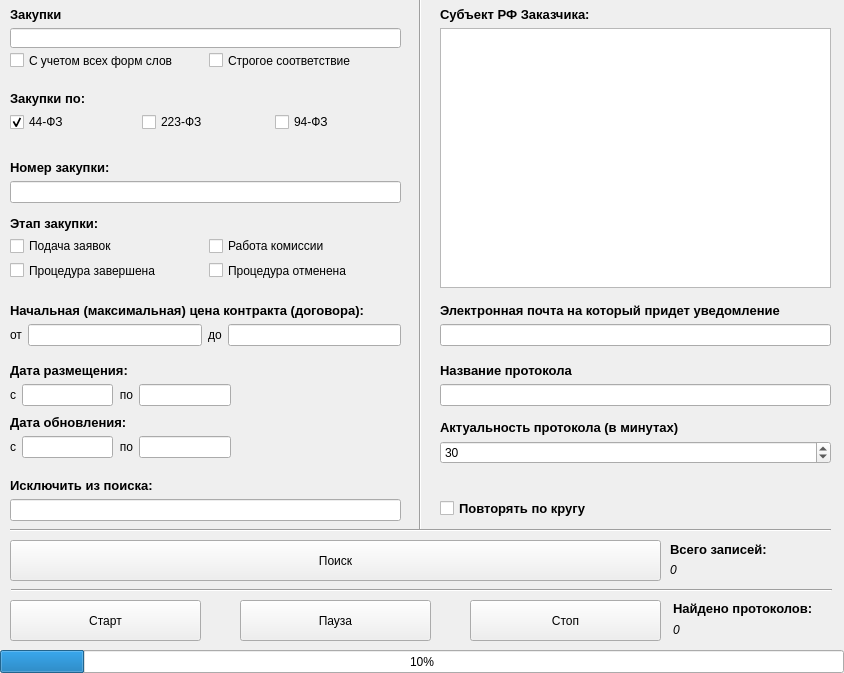
<?xml version="1.0" encoding="UTF-8"?>
<ui version="4.0">
 <class>MainWindow</class>
 <widget class="QMainWindow" name="MainWindow">
  <property name="geometry">
   <rect>
    <x>0</x>
    <y>0</y>
    <width>844</width>
    <height>673</height>
   </rect>
  </property>
  <property name="minimumSize">
   <size>
    <width>844</width>
    <height>550</height>
   </size>
  </property>
  <property name="maximumSize">
   <size>
    <width>844</width>
    <height>800</height>
   </size>
  </property>
  <property name="windowTitle">
   <string>MainWindow</string>
  </property>
  <property name="toolButtonStyle">
   <enum>Qt::ToolButtonTextOnly</enum>
  </property>
  <property name="documentMode">
   <bool>false</bool>
  </property>
  <property name="tabShape">
   <enum>QTabWidget::Rounded</enum>
  </property>
  <property name="dockOptions">
   <set>QMainWindow::AllowNestedDocks|QMainWindow::AllowTabbedDocks|QMainWindow::AnimatedDocks|QMainWindow::ForceTabbedDocks|QMainWindow::GroupedDragging|QMainWindow::VerticalTabs</set>
  </property>
  <property name="unifiedTitleAndToolBarOnMac">
   <bool>true</bool>
  </property>
  <widget class="QWidget" name="centralwidget">
   <widget class="QWidget" name="verticalLayoutWidget_6">
    <property name="geometry">
     <rect>
      <x>10</x>
      <y>412</y>
      <width>221</width>
      <height>46</height>
     </rect>
    </property>
    <layout class="QVBoxLayout" name="verticalLayout_6">
     <property name="spacing">
      <number>6</number>
     </property>
     <item>
      <widget class="QLabel" name="label_11">
       <property name="font">
        <font>
         <pointsize>10</pointsize>
         <weight>75</weight>
         <bold>true</bold>
        </font>
       </property>
       <property name="text">
        <string>Дата обновления:</string>
       </property>
       <property name="alignment">
        <set>Qt::AlignBottom|Qt::AlignLeading|Qt::AlignLeft</set>
       </property>
      </widget>
     </item>
     <item>
      <layout class="QGridLayout" name="gridLayout_4">
       <item row="0" column="1">
        <widget class="QLineEdit" name="lineEdit_7"/>
       </item>
       <item row="0" column="2">
        <widget class="QLabel" name="label_13">
         <property name="layoutDirection">
          <enum>Qt::LeftToRight</enum>
         </property>
         <property name="text">
          <string>по</string>
         </property>
         <property name="alignment">
          <set>Qt::AlignRight|Qt::AlignTrailing|Qt::AlignVCenter</set>
         </property>
        </widget>
       </item>
       <item row="0" column="0">
        <widget class="QLabel" name="label_12">
         <property name="text">
          <string>c</string>
         </property>
         <property name="alignment">
          <set>Qt::AlignRight|Qt::AlignTrailing|Qt::AlignVCenter</set>
         </property>
        </widget>
       </item>
       <item row="0" column="3">
        <widget class="QLineEdit" name="lineEdit_8"/>
       </item>
      </layout>
     </item>
    </layout>
   </widget>
   <widget class="Line" name="line_2">
    <property name="geometry">
     <rect>
      <x>10</x>
      <y>520</y>
      <width>821</width>
      <height>20</height>
     </rect>
    </property>
    <property name="orientation">
     <enum>Qt::Horizontal</enum>
    </property>
   </widget>
   <widget class="QWidget" name="verticalLayoutWidget_5">
    <property name="geometry">
     <rect>
      <x>10</x>
      <y>360</y>
      <width>221</width>
      <height>46</height>
     </rect>
    </property>
    <layout class="QVBoxLayout" name="verticalLayout_5">
     <property name="spacing">
      <number>6</number>
     </property>
     <item>
      <widget class="QLabel" name="label_8">
       <property name="font">
        <font>
         <pointsize>10</pointsize>
         <weight>75</weight>
         <bold>true</bold>
        </font>
       </property>
       <property name="text">
        <string>Дата размещения:</string>
       </property>
       <property name="alignment">
        <set>Qt::AlignBottom|Qt::AlignLeading|Qt::AlignLeft</set>
       </property>
      </widget>
     </item>
     <item>
      <layout class="QGridLayout" name="gridLayout_3">
       <item row="0" column="2">
        <widget class="QLabel" name="label_10">
         <property name="text">
          <string>по</string>
         </property>
         <property name="alignment">
          <set>Qt::AlignRight|Qt::AlignTrailing|Qt::AlignVCenter</set>
         </property>
        </widget>
       </item>
       <item row="0" column="0">
        <widget class="QLabel" name="label_9">
         <property name="text">
          <string>c</string>
         </property>
         <property name="alignment">
          <set>Qt::AlignRight|Qt::AlignTrailing|Qt::AlignVCenter</set>
         </property>
        </widget>
       </item>
       <item row="0" column="3">
        <widget class="QLineEdit" name="lineEdit_6"/>
       </item>
       <item row="0" column="1">
        <widget class="QLineEdit" name="lineEdit_5"/>
       </item>
      </layout>
     </item>
    </layout>
   </widget>
   <widget class="QWidget" name="verticalLayoutWidget_7">
    <property name="geometry">
     <rect>
      <x>440</x>
      <y>7</y>
      <width>391</width>
      <height>281</height>
     </rect>
    </property>
    <layout class="QVBoxLayout" name="verticalLayout_8">
     <item>
      <widget class="QLabel" name="label_15">
       <property name="font">
        <font>
         <pointsize>10</pointsize>
         <weight>75</weight>
         <bold>true</bold>
        </font>
       </property>
       <property name="text">
        <string>Субъект РФ Заказчика:</string>
       </property>
       <property name="alignment">
        <set>Qt::AlignBottom|Qt::AlignLeading|Qt::AlignLeft</set>
       </property>
      </widget>
     </item>
     <item>
      <widget class="QListWidget" name="listWidget">
       <property name="selectionMode">
        <enum>QAbstractItemView::MultiSelection</enum>
       </property>
       <property name="selectionBehavior">
        <enum>QAbstractItemView::SelectItems</enum>
       </property>
       <property name="layoutMode">
        <enum>QListView::Batched</enum>
       </property>
       <property name="selectionRectVisible">
        <bool>true</bool>
       </property>
       <property name="currentRow">
        <number>-1</number>
       </property>
      </widget>
     </item>
    </layout>
   </widget>
   <widget class="Line" name="line_1">
    <property name="geometry">
     <rect>
      <x>410</x>
      <y>-1</y>
      <width>21</width>
      <height>531</height>
     </rect>
    </property>
    <property name="orientation">
     <enum>Qt::Vertical</enum>
    </property>
   </widget>
   <widget class="QWidget" name="verticalLayoutWidget_3">
    <property name="geometry">
     <rect>
      <x>10</x>
      <y>153</y>
      <width>391</width>
      <height>50</height>
     </rect>
    </property>
    <layout class="QVBoxLayout" name="verticalLayout_3">
     <item>
      <widget class="QLabel" name="label_3">
       <property name="font">
        <font>
         <pointsize>10</pointsize>
         <weight>75</weight>
         <bold>true</bold>
        </font>
       </property>
       <property name="text">
        <string>Номер закупки:</string>
       </property>
       <property name="alignment">
        <set>Qt::AlignBottom|Qt::AlignLeading|Qt::AlignLeft</set>
       </property>
      </widget>
     </item>
     <item>
      <widget class="QLineEdit" name="lineEdit_2"/>
     </item>
    </layout>
   </widget>
   <widget class="QWidget" name="verticalLayoutWidget_4">
    <property name="geometry">
     <rect>
      <x>10</x>
      <y>470</y>
      <width>391</width>
      <height>51</height>
     </rect>
    </property>
    <layout class="QVBoxLayout" name="verticalLayout_7">
     <item>
      <widget class="QLabel" name="label_14">
       <property name="font">
        <font>
         <pointsize>10</pointsize>
         <weight>75</weight>
         <bold>true</bold>
        </font>
       </property>
       <property name="text">
        <string>Исключить из поиска:</string>
       </property>
       <property name="alignment">
        <set>Qt::AlignBottom|Qt::AlignLeading|Qt::AlignLeft</set>
       </property>
      </widget>
     </item>
     <item>
      <widget class="QLineEdit" name="lineEdit_9"/>
     </item>
    </layout>
   </widget>
   <widget class="QWidget" name="horizontalLayoutWidget">
    <property name="geometry">
     <rect>
      <x>10</x>
      <y>51</y>
      <width>391</width>
      <height>19</height>
     </rect>
    </property>
    <layout class="QHBoxLayout" name="horizontalLayout">
     <item>
      <widget class="QCheckBox" name="checkBox_1">
       <property name="text">
        <string>С учетом всех форм слов</string>
       </property>
      </widget>
     </item>
     <item>
      <widget class="QCheckBox" name="checkBox_2">
       <property name="text">
        <string>Строгое соответствие</string>
       </property>
      </widget>
     </item>
    </layout>
   </widget>
   <widget class="QWidget" name="gridLayoutWidget">
    <property name="geometry">
     <rect>
      <x>10</x>
      <y>216</y>
      <width>391</width>
      <height>64</height>
     </rect>
    </property>
    <layout class="QGridLayout" name="gridLayout">
     <item row="1" column="1">
      <widget class="QCheckBox" name="checkBox_7">
       <property name="text">
        <string>Работа комиссии</string>
       </property>
      </widget>
     </item>
     <item row="0" column="0">
      <widget class="QLabel" name="label_4">
       <property name="font">
        <font>
         <pointsize>10</pointsize>
         <weight>75</weight>
         <bold>true</bold>
        </font>
       </property>
       <property name="text">
        <string>Этап закупки:</string>
       </property>
       <property name="alignment">
        <set>Qt::AlignBottom|Qt::AlignLeading|Qt::AlignLeft</set>
       </property>
      </widget>
     </item>
     <item row="2" column="0">
      <widget class="QCheckBox" name="checkBox_8">
       <property name="text">
        <string>Процедура завершена</string>
       </property>
      </widget>
     </item>
     <item row="2" column="1">
      <widget class="QCheckBox" name="checkBox_9">
       <property name="text">
        <string>Процедура отменена</string>
       </property>
      </widget>
     </item>
     <item row="1" column="0">
      <widget class="QCheckBox" name="checkBox_6">
       <property name="text">
        <string>Подача заявок</string>
       </property>
      </widget>
     </item>
    </layout>
   </widget>
   <widget class="QWidget" name="verticalLayoutWidget">
    <property name="geometry">
     <rect>
      <x>10</x>
      <y>295</y>
      <width>391</width>
      <height>51</height>
     </rect>
    </property>
    <layout class="QVBoxLayout" name="verticalLayout_4">
     <item>
      <widget class="QLabel" name="label_5">
       <property name="font">
        <font>
         <pointsize>10</pointsize>
         <weight>75</weight>
         <bold>true</bold>
        </font>
       </property>
       <property name="text">
        <string>Начальная (максимальная) цена контракта (договора):</string>
       </property>
       <property name="alignment">
        <set>Qt::AlignBottom|Qt::AlignLeading|Qt::AlignLeft</set>
       </property>
      </widget>
     </item>
     <item>
      <layout class="QHBoxLayout" name="horizontalLayout_3">
       <item>
        <widget class="QLabel" name="label_6">
         <property name="text">
          <string>от</string>
         </property>
        </widget>
       </item>
       <item>
        <widget class="QLineEdit" name="lineEdit_3"/>
       </item>
       <item>
        <widget class="QLabel" name="label_7">
         <property name="text">
          <string>до</string>
         </property>
        </widget>
       </item>
       <item>
        <widget class="QLineEdit" name="lineEdit_4"/>
       </item>
      </layout>
     </item>
    </layout>
   </widget>
   <widget class="QWidget" name="verticalLayoutWidget_2">
    <property name="geometry">
     <rect>
      <x>10</x>
      <y>80</y>
      <width>391</width>
      <height>52</height>
     </rect>
    </property>
    <layout class="QVBoxLayout" name="verticalLayout_2">
     <item>
      <widget class="QLabel" name="label_2">
       <property name="font">
        <font>
         <pointsize>10</pointsize>
         <weight>75</weight>
         <bold>true</bold>
        </font>
       </property>
       <property name="text">
        <string>Закупки по:</string>
       </property>
       <property name="alignment">
        <set>Qt::AlignBottom|Qt::AlignLeading|Qt::AlignLeft</set>
       </property>
      </widget>
     </item>
     <item>
      <layout class="QHBoxLayout" name="horizontalLayout_2">
       <item>
        <widget class="QCheckBox" name="checkBox_3">
         <property name="text">
          <string>44-ФЗ</string>
         </property>
         <property name="checked">
          <bool>true</bool>
         </property>
        </widget>
       </item>
       <item>
        <widget class="QCheckBox" name="checkBox_4">
         <property name="text">
          <string>223-ФЗ</string>
         </property>
        </widget>
       </item>
       <item>
        <widget class="QCheckBox" name="checkBox_5">
         <property name="text">
          <string>94-ФЗ</string>
         </property>
        </widget>
       </item>
      </layout>
     </item>
    </layout>
   </widget>
   <widget class="QWidget" name="verticalLayoutWidget_8">
    <property name="geometry">
     <rect>
      <x>10</x>
      <y>7</y>
      <width>391</width>
      <height>41</height>
     </rect>
    </property>
    <layout class="QVBoxLayout" name="verticalLayout_1">
     <item>
      <widget class="QLabel" name="label_1">
       <property name="font">
        <font>
         <pointsize>10</pointsize>
         <weight>75</weight>
         <bold>true</bold>
        </font>
       </property>
       <property name="text">
        <string>Закупки</string>
       </property>
       <property name="alignment">
        <set>Qt::AlignLeading|Qt::AlignLeft|Qt::AlignTop</set>
       </property>
      </widget>
     </item>
     <item>
      <widget class="QLineEdit" name="lineEdit_1">
       <property name="mouseTracking">
        <bool>false</bool>
       </property>
       <property name="tabletTracking">
        <bool>false</bool>
       </property>
      </widget>
     </item>
    </layout>
   </widget>
   <widget class="QPushButton" name="pushButton_1">
    <property name="geometry">
     <rect>
      <x>10</x>
      <y>540</y>
      <width>651</width>
      <height>41</height>
     </rect>
    </property>
    <property name="text">
     <string>Поиск</string>
    </property>
    <property name="checkable">
     <bool>false</bool>
    </property>
    <property name="autoDefault">
     <bool>false</bool>
    </property>
    <property name="default">
     <bool>false</bool>
    </property>
    <property name="flat">
     <bool>false</bool>
    </property>
   </widget>
   <widget class="QProgressBar" name="progressBar">
    <property name="geometry">
     <rect>
      <x>0</x>
      <y>650</y>
      <width>844</width>
      <height>23</height>
     </rect>
    </property>
    <property name="maximum">
     <number>1000</number>
    </property>
    <property name="value">
     <number>100</number>
    </property>
    <property name="alignment">
     <set>Qt::AlignCenter</set>
    </property>
    <property name="textVisible">
     <bool>true</bool>
    </property>
    <property name="textDirection">
     <enum>QProgressBar::TopToBottom</enum>
    </property>
   </widget>
   <widget class="QWidget" name="verticalLayoutWidget_9">
    <property name="geometry">
     <rect>
      <x>440</x>
      <y>295</y>
      <width>391</width>
      <height>51</height>
     </rect>
    </property>
    <layout class="QVBoxLayout" name="verticalLayout_9">
     <property name="spacing">
      <number>6</number>
     </property>
     <item>
      <widget class="QLabel" name="label_16">
       <property name="font">
        <font>
         <pointsize>10</pointsize>
         <weight>75</weight>
         <bold>true</bold>
        </font>
       </property>
       <property name="text">
        <string>Электронная почта на который придет уведомление</string>
       </property>
       <property name="alignment">
        <set>Qt::AlignBottom|Qt::AlignLeading|Qt::AlignLeft</set>
       </property>
      </widget>
     </item>
     <item>
      <widget class="QLineEdit" name="lineEdit_10"/>
     </item>
    </layout>
   </widget>
   <widget class="QWidget" name="verticalLayoutWidget_13">
    <property name="geometry">
     <rect>
      <x>440</x>
      <y>360</y>
      <width>391</width>
      <height>46</height>
     </rect>
    </property>
    <layout class="QVBoxLayout" name="verticalLayout_10">
     <property name="spacing">
      <number>6</number>
     </property>
     <item>
      <widget class="QLabel" name="label_17">
       <property name="font">
        <font>
         <pointsize>10</pointsize>
         <weight>75</weight>
         <bold>true</bold>
        </font>
       </property>
       <property name="text">
        <string>Название протокола</string>
       </property>
       <property name="alignment">
        <set>Qt::AlignBottom|Qt::AlignLeading|Qt::AlignLeft</set>
       </property>
      </widget>
     </item>
     <item>
      <widget class="QLineEdit" name="lineEdit_11">
       <property name="text">
        <string/>
       </property>
      </widget>
     </item>
    </layout>
   </widget>
   <widget class="QPushButton" name="pushButton_2">
    <property name="geometry">
     <rect>
      <x>10</x>
      <y>600</y>
      <width>191</width>
      <height>41</height>
     </rect>
    </property>
    <property name="text">
     <string>Старт</string>
    </property>
   </widget>
   <widget class="QPushButton" name="pushButton_3">
    <property name="geometry">
     <rect>
      <x>240</x>
      <y>600</y>
      <width>191</width>
      <height>41</height>
     </rect>
    </property>
    <property name="text">
     <string>Пауза</string>
    </property>
   </widget>
   <widget class="QPushButton" name="pushButton_4">
    <property name="geometry">
     <rect>
      <x>470</x>
      <y>600</y>
      <width>191</width>
      <height>41</height>
     </rect>
    </property>
    <property name="text">
     <string>Стоп</string>
    </property>
   </widget>
   <widget class="QWidget" name="verticalLayoutWidget_14">
    <property name="geometry">
     <rect>
      <x>440</x>
      <y>418</y>
      <width>391</width>
      <height>46</height>
     </rect>
    </property>
    <layout class="QVBoxLayout" name="verticalLayout_11">
     <property name="spacing">
      <number>6</number>
     </property>
     <item>
      <widget class="QLabel" name="label_18">
       <property name="font">
        <font>
         <pointsize>10</pointsize>
         <weight>75</weight>
         <bold>true</bold>
        </font>
       </property>
       <property name="text">
        <string>Актуальность протокола (в минутах)</string>
       </property>
       <property name="alignment">
        <set>Qt::AlignBottom|Qt::AlignLeading|Qt::AlignLeft</set>
       </property>
      </widget>
     </item>
     <item>
      <widget class="QSpinBox" name="spinBox">
       <property name="maximum">
        <number>100000</number>
       </property>
       <property name="value">
        <number>30</number>
       </property>
      </widget>
     </item>
    </layout>
   </widget>
   <widget class="QCheckBox" name="checkBox_10">
    <property name="geometry">
     <rect>
      <x>440</x>
      <y>500</y>
      <width>161</width>
      <height>17</height>
     </rect>
    </property>
    <property name="font">
     <font>
      <family>MS Shell Dlg 2</family>
      <pointsize>10</pointsize>
      <weight>75</weight>
      <bold>true</bold>
     </font>
    </property>
    <property name="text">
     <string>Повторять по кругу</string>
    </property>
   </widget>
   <widget class="Line" name="line_3">
    <property name="geometry">
     <rect>
      <x>11</x>
      <y>580</y>
      <width>821</width>
      <height>20</height>
     </rect>
    </property>
    <property name="orientation">
     <enum>Qt::Horizontal</enum>
    </property>
   </widget>
   <widget class="QLabel" name="label_21">
    <property name="geometry">
     <rect>
      <x>673</x>
      <y>600</y>
      <width>151</width>
      <height>17</height>
     </rect>
    </property>
    <property name="text">
     <string>&lt;html&gt;&lt;head/&gt;&lt;body&gt;&lt;p&gt;&lt;span style=&quot; font-size:10pt; font-weight:600;&quot;&gt;Найдено протоколов:&lt;/span&gt;&lt;/p&gt;&lt;/body&gt;&lt;/html&gt;</string>
    </property>
   </widget>
   <widget class="QLabel" name="label_22">
    <property name="geometry">
     <rect>
      <x>673</x>
      <y>620</y>
      <width>171</width>
      <height>21</height>
     </rect>
    </property>
    <property name="frameShape">
     <enum>QFrame::NoFrame</enum>
    </property>
    <property name="frameShadow">
     <enum>QFrame::Plain</enum>
    </property>
    <property name="lineWidth">
     <number>1</number>
    </property>
    <property name="midLineWidth">
     <number>1</number>
    </property>
    <property name="text">
     <string>&lt;html&gt;&lt;head/&gt;&lt;body&gt;&lt;p&gt;&lt;span style=&quot; font-size:9pt; font-style:italic;&quot;&gt;0&lt;/span&gt;&lt;/p&gt;&lt;/body&gt;&lt;/html&gt;</string>
    </property>
   </widget>
   <widget class="QLabel" name="label_19">
    <property name="geometry">
     <rect>
      <x>670</x>
      <y>541</y>
      <width>121</width>
      <height>17</height>
     </rect>
    </property>
    <property name="text">
     <string>&lt;html&gt;&lt;head/&gt;&lt;body&gt;&lt;p&gt;&lt;span style=&quot; font-size:10pt; font-weight:600;&quot;&gt;Всего записей:&lt;/span&gt;&lt;/p&gt;&lt;/body&gt;&lt;/html&gt;</string>
    </property>
   </widget>
   <widget class="QLabel" name="label_20">
    <property name="geometry">
     <rect>
      <x>670</x>
      <y>560</y>
      <width>171</width>
      <height>21</height>
     </rect>
    </property>
    <property name="frameShape">
     <enum>QFrame::NoFrame</enum>
    </property>
    <property name="frameShadow">
     <enum>QFrame::Plain</enum>
    </property>
    <property name="lineWidth">
     <number>1</number>
    </property>
    <property name="midLineWidth">
     <number>1</number>
    </property>
    <property name="text">
     <string>&lt;html&gt;&lt;head/&gt;&lt;body&gt;&lt;p&gt;&lt;span style=&quot; font-size:9pt; font-style:italic;&quot;&gt;0&lt;/span&gt;&lt;/p&gt;&lt;/body&gt;&lt;/html&gt;</string>
    </property>
   </widget>
  </widget>
 </widget>
 <resources/>
 <connections/>
</ui>
